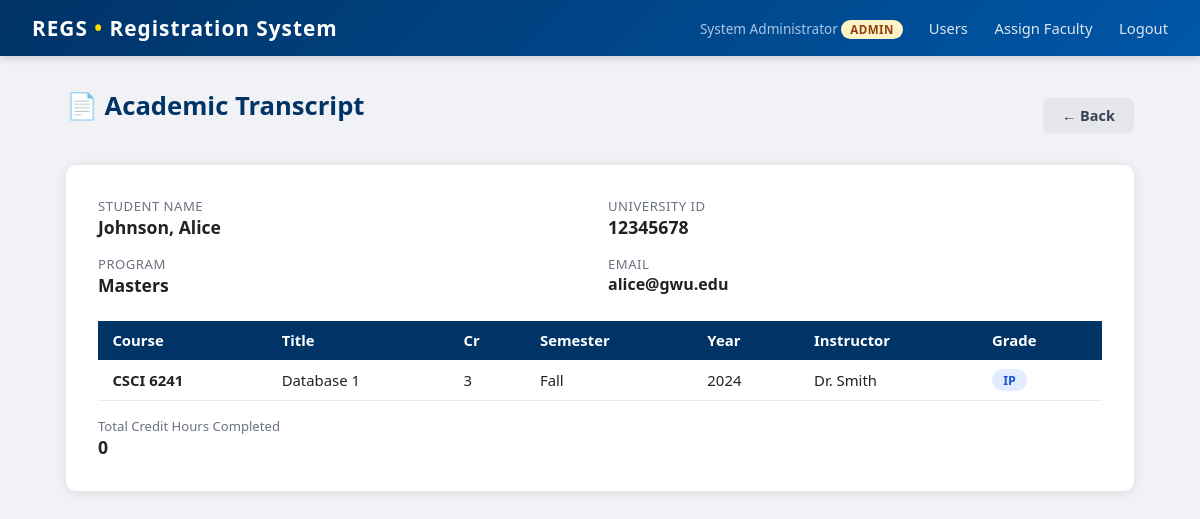
Page /gs/transcript/1 (signed in) on the committed database.
### tables this page shows
CREATE TABLE students (
    id         INTEGER PRIMARY KEY AUTOINCREMENT,
    user_id    INTEGER UNIQUE NOT NULL REFERENCES users(id),
    uid        TEXT UNIQUE NOT NULL,
    first_name TEXT NOT NULL,
    last_name  TEXT NOT NULL,
    program    TEXT NOT NULL CHECK(program IN ('Masters','PhD')),
    address    TEXT,
    email      TEXT,
    admit_year INTEGER DEFAULT 2024
);

CREATE TABLE enrollments (
    id          INTEGER PRIMARY KEY AUTOINCREMENT,
    student_id  INTEGER NOT NULL REFERENCES students(id),
    schedule_id INTEGER NOT NULL REFERENCES course_schedule(id),
    grade       TEXT NOT NULL DEFAULT 'IP',
    UNIQUE(student_id, schedule_id)
);

CREATE TABLE courses (
    id            INTEGER PRIMARY KEY AUTOINCREMENT,
    dept          TEXT NOT NULL REFERENCES departments(dept),
    course_number INTEGER NOT NULL,
    title         TEXT NOT NULL,
    credits       INTEGER NOT NULL,
    UNIQUE(dept, course_number)
);

CREATE TABLE course_schedule (
    id         INTEGER PRIMARY KEY AUTOINCREMENT,
    course_id  INTEGER NOT NULL REFERENCES courses(id),
    faculty_id INTEGER REFERENCES users(id),
    semester   TEXT NOT NULL CHECK(semester IN ('Fall','Spring','Summer')),
    year       INTEGER NOT NULL,
    day        TEXT NOT NULL,
    time_slot  TEXT NOT NULL
);

CREATE TABLE users (
    id            INTEGER PRIMARY KEY AUTOINCREMENT,
    username      TEXT UNIQUE NOT NULL,
    password      TEXT NOT NULL,
    role          TEXT NOT NULL REFERENCES roles(role),
    display_name  TEXT NOT NULL
);

### app.py (the view)
@app.route('/gs/transcript/<int:student_id>')
def gs_transcript(student_id):
    if session.get('role') not in ('gs', 'admin'):
        return redirect(url_for('login'))
    return _get_transcript(student_id)

### app.py (called while the page is built)
def get_db():
    if 'db' not in g:
        g.db = sqlite3.connect(DATABASE)
        g.db.row_factory = sqlite3.Row
        g.db.execute("PRAGMA foreign_keys = ON")
    return g.db

@app.teardown_appcontext
def teardown_db(e=None):
    close_db(e)

### templates/transcript.html (shortened to what this page needs)
{% extends "base.html" %}
{% block content %}
<div class="page-header">
  <h1>📄 Academic Transcript</h1>
  <a href="javascript:history.back()" class="btn btn-secondary">← Back</a>
</div>
<div class="card">
  <div class="transcript-meta">
    <div>
      <div class="meta-label">Student Name</div>
      <div class="meta-value">{{ student.last_name }}, {{ student.first_name }}</div>
    </div>
    <div>
      <div class="meta-label">University ID</div>
      <div class="meta-value">{{ student.uid }}</div>
    </div>
    <div>
      <div class="meta-label">Program</div>
      <div class="meta-value">{{ student.program }}</div>
    </div>
    <div>
      <div class="meta-label">Email</div>
      <div class="meta-value" style="font-size:1rem;">{{ student.email or '—' }}</div>
    </div>
  </div>
  <table>
    <thead>
      <tr>
        <th>Course</th><th>Title</th><th>Cr</th><th>Semester</th>
        <th>Year</th><th>Instructor</th><th>Grade</th>
      </tr>
    </thead>
    <tbody>
    {% for e in enrollments %}
      <tr>
        <td><strong>{{ e.dept }} {{ e.course_number }}</strong></td>
        <td>{{ e.title }}</td>
        <td>{{ e.credits }}</td>
        <td>{{ e.semester }}</td>
        <td>{{ e.year }}</td>
        <td>{{ e.instructor_name or '—' }}</td>
        <td>
          {% if e.grade == 'IP' %}
            <span class="badge badge-ip">IP</span>
          {% elif e.grade == 'F' %}
            <span class="badge badge-fail">{{ e.grade }}</span>
          {% else %}
            <span class="badge badge-pass">{{ e.grade }}</span>
          {% endif %}
        </td>
      </tr>
    {% endfor %}
    </tbody>
  </table>
  <div class="flex-gap mt-2">
    <div>
      <div class="text-small text-muted">Total Credit Hours Completed</div>
      <div style="font-size:1.1rem; font-weight:700;">{{ total_credits }}</div>
    </div>
  </div>
</div>
{% endblock %}

### static/css/main.css (style rules this page uses)
*, *::before, *::after { box-sizing: border-box; margin: 0; padding: 0; }
body { font-family: 'Segoe UI', Arial, sans-serif; background: #f0f2f5; color: #222; min-height: 100vh; }
.page-header { display: flex; justify-content: space-between; align-items: center; margin-bottom: 1.4rem; }
.card { background: #fff; border-radius: 10px; box-shadow: 0 2px 12px rgba(0, 0, 0, 0.09); padding: 2rem; margin-bottom: 1.5rem; }
h1 { font-size: 1.6rem; color: #003366; margin-bottom: 1.2rem; }
table { width: 100%; border-collapse: collapse; font-size: 0.93rem; }
th { background: #003366; color: #fff; padding: 0.6rem 0.9rem; text-align: left; }
td { padding: 0.55rem 0.9rem; border-bottom: 1px solid #e8eaf0; }
.badge { display: inline-block; padding: 0.18rem 0.7rem; border-radius: 99px; font-size: 0.78rem; font-weight: 600; }
.badge-ip { background: #e3ecff; color: #1a56db; }
.btn { display: inline-block; padding: 0.5rem 1.2rem; border-radius: 6px; border: none; cursor: pointer; font-size: 0.9rem; font-weight: 600; text-decoration: none; transition: all 0.15s; }
.btn-secondary { background: #e5e7eb; color: #374151; }
.text-muted { color: #6b7280; }
.text-small { font-size: 0.82rem; }
.mt-2 { margin-top: 1rem; }
.flex-gap { display: flex; gap: 0.5rem; align-items: center; }
.transcript-meta { display: grid; grid-template-columns: 1fr 1fr; gap: 1rem; margin-bottom: 1.5rem; }
.meta-label { font-size: 0.82rem; color: #6b7280; text-transform: uppercase; letter-spacing: .5px; }
.meta-value { font-size: 1.1rem; font-weight: 700; }

### rows in the picture
students: last_name "Johnson", first_name "Alice", uid "12345678", program "Masters", email "alice@gwu.edu"
enrollments: dept "CSCI", course_number "6241", title "Database 1", credits "3", semester "Fall", year "2024", display_name "Dr. Smith", grade "IP"

### other values in the picture
{{ session.display_name }} "System Administrator"
{{ session.role }} "ADMIN"
{{ total_credits }} "0"
